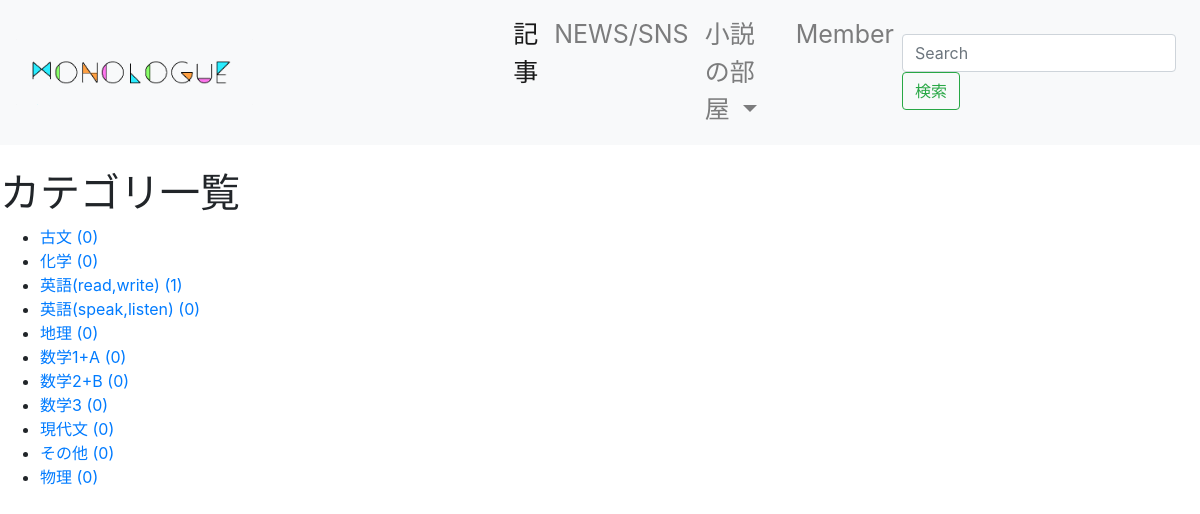
Page /categories/ on the committed database.
### blog/models.py (models this page shows, shortened)
class Category(models.Model):
    name = models.CharField(max_length=255)
    slug = models.SlugField(unique=True)
    timestamp = models.DateTimeField(auto_now_add=True)

### blog/views.py (the view)
# urls.py: path('categories/', CategoryListView.as_view(), name='category_list'),
class CategoryListView(ListView):
    queryset = Category.objects.annotate(
        num_posts=Count('post', filter=Q(post__is_public=True)))

### dbsite/context_processors.py (called while the page is built)
def common(request):
    context = {
        'categories': Category.objects.annotate(
            num_posts=Count('post', filter=Q(post__is_public=True))),
        'tags': Tag.objects.annotate(
            num_posts=Count('post', filter=Q(post__is_public=True))),
    }
    return context

### blog/templates/blog/category_list.html (shortened to what this page needs)
{% extends "base.html" %}
{% block content %}
<h1>カテゴリ一覧</h1>
<ul>
  {% for category in object_list %}
  <li><a href="{% url 'blog:category_post' category.slug %}">{{ category.name }} ({{ category.num_posts }})</a></li>
  {% empty %}
  <li>カテゴリはありません。</li>
  {% endfor %}
</ul>
{% endblock %}

### rows in the picture
Category: name "古文", num_posts "0"
Category: name "化学", num_posts "0"
Category: name "英語(read,write)", num_posts "1"
Category: name "英語(speak,listen)", num_posts "0"
Category: name "地理", num_posts "0"
Category: name "数学1+A", num_posts "0"
Category: name "数学2+B", num_posts "0"
Category: name "数学3", num_posts "0"
Category: name "現代文", num_posts "0"
Category: name "その他", num_posts "0"
Category: name "物理", num_posts "0"
